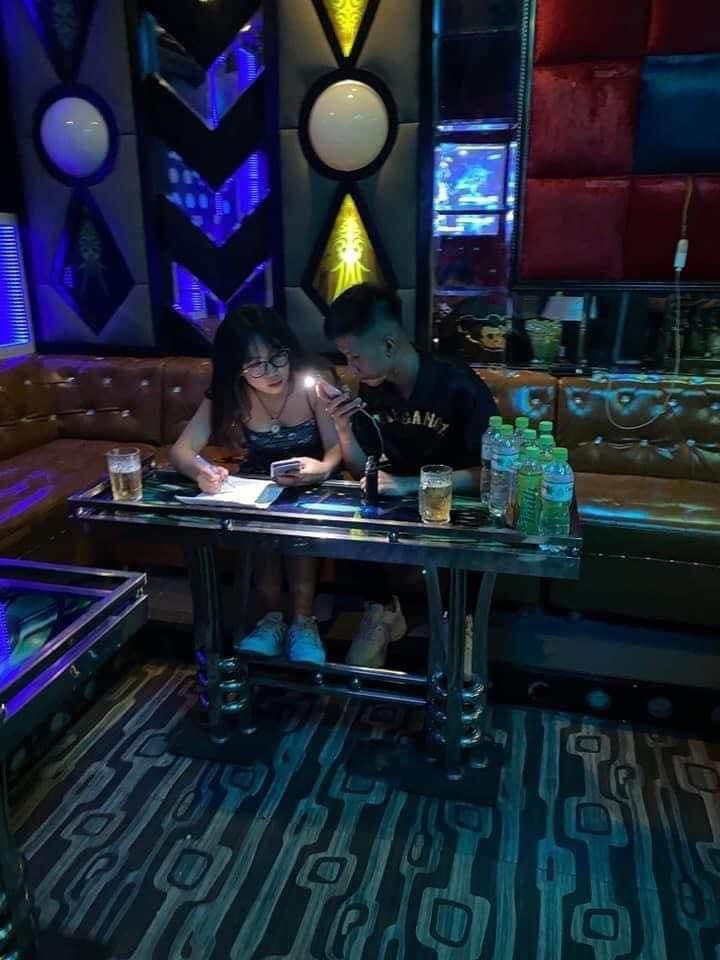
#> input picture CV/TH/B2/ll.jpg, 720 x 960 px
$ python 02.py
#> lines starting #> are read from the running program, lines starting #| are printed output that depends on the picture; after the words box and inside, x2 and y2 are one past the last pixel; in counts of white or black regions, pixels touching at a corner belong together
import cv2
import numpy as np

# Đọc ảnh
image = cv2.imread('ll.jpg')
#> image is the input picture: shape (960, 720, 3); mean B, G, R 53.1, 38.3, 30.8


# Thay đổi độ tương phản
contrast = 3  # Hệ số tương phản
contrast_image = cv2.multiply(image, np.array([contrast]))
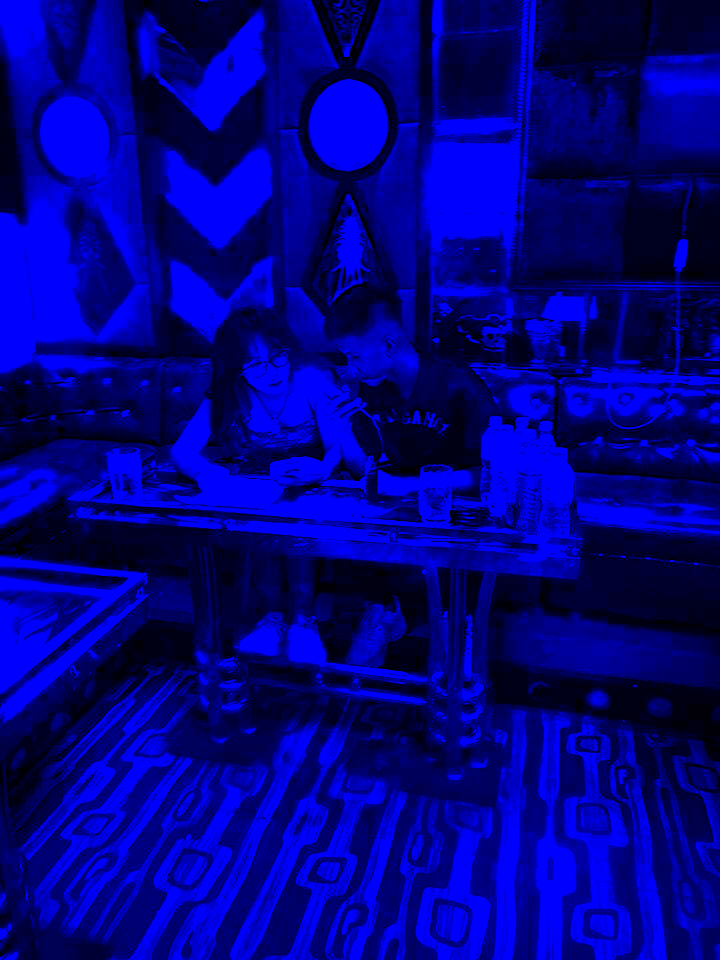
#> contrast_image: shape (960, 720, 3); mean B, G, R 135, 0, 0

# Hiển thị ảnh
cv2.imshow('Contrast Adjusted Image', contrast_image)
cv2.waitKey(0)
cv2.destroyAllWindows()

# Thay đổi độ sáng
brightness = 100  # Giá trị cộng vào
bright_image = cv2.add(image, (brightness, brightness, brightness, 0))
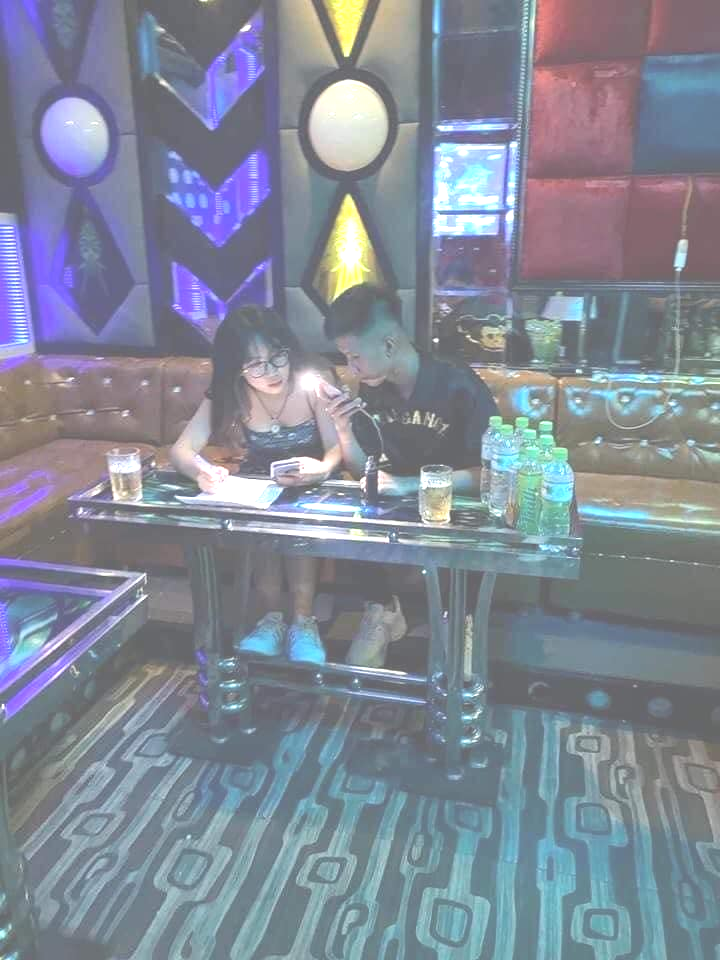
#> bright_image: shape (960, 720, 3); mean B, G, R 151.1, 137.4, 130.1

# Hiển thị ảnh
cv2.imshow('Brightened Image', bright_image)
cv2.waitKey(0)
cv2.destroyAllWindows()

# Chuyển sang ảnh xám
gray_image = cv2.cvtColor(image, cv2.COLOR_BGR2GRAY)
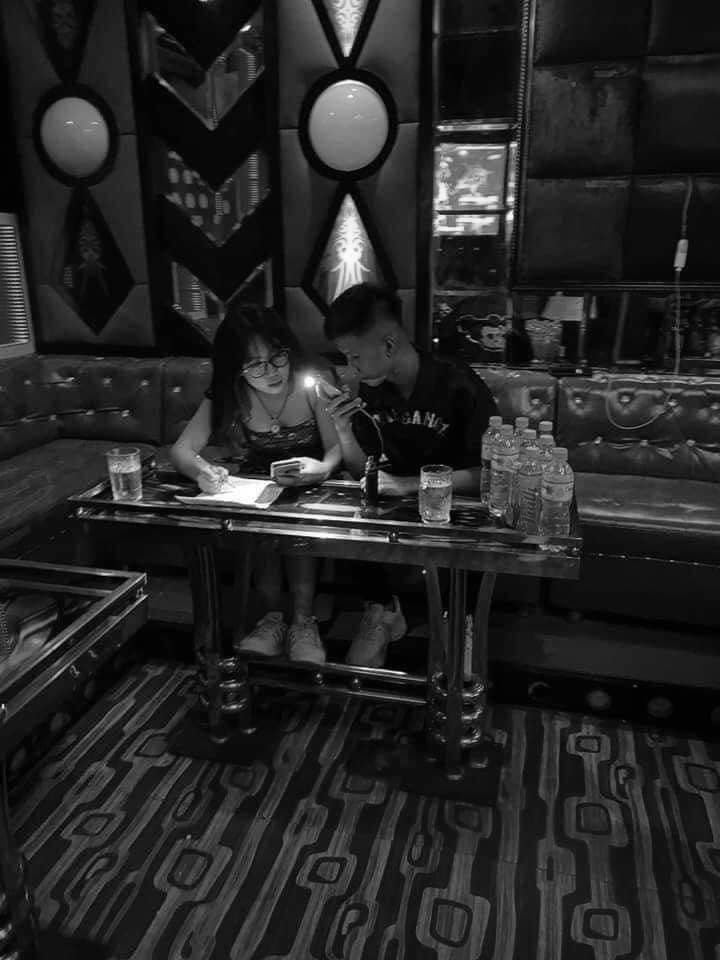
#> gray_image: shape (960, 720); min 0, max 255, mean 37.7

# Hiển thị ảnh
cv2.imshow('Gray Image', gray_image)
cv2.waitKey(0)
cv2.destroyAllWindows()


# Thay đổi màu sắc cho một vùng
image[100:200, 100:200] = [0, 255, 0]  # Thay đổi thành màu xanh lá cây
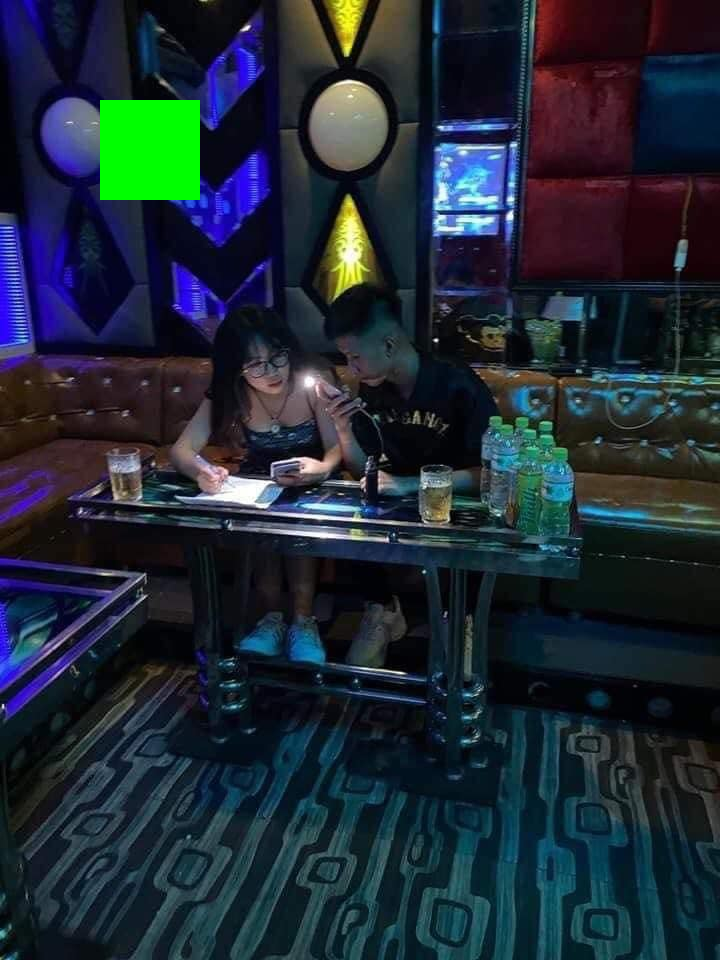
#> image: shape (960, 720, 3); 1.45% of pixels changed, all inside (x1, y1, x2, y2) = (100, 100, 200, 200)

# Hiển thị ảnh
cv2.imshow('Color Changed Image', image)
cv2.waitKey(0)
cv2.destroyAllWindows()

# Thay đổi độ trong suốt
alpha = 0.1  # Hệ số trong suốt
overlay = image.copy()
cv2.addWeighted(overlay, alpha, image, 1 - alpha, 0, image)

# Hiển thị ảnh
cv2.imshow('Blended Image', image)
cv2.waitKey(0)
cv2.destroyAllWindows()
